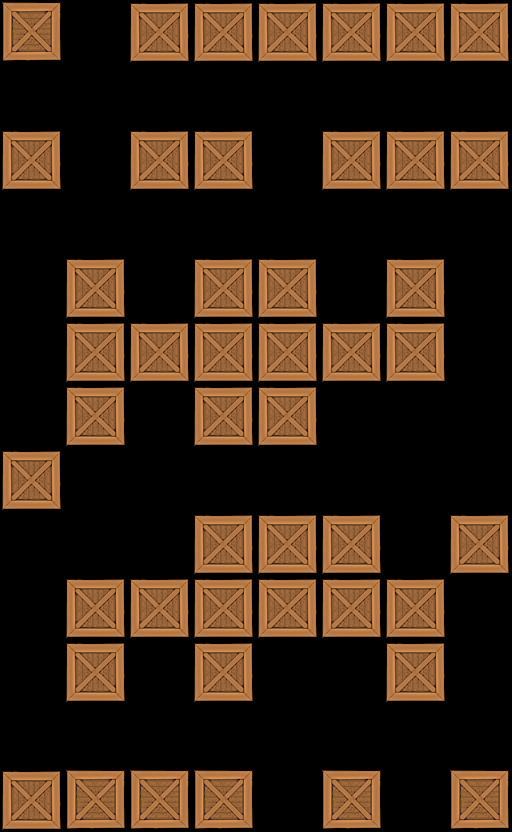

Below is a game level as drawn by its tile map, then a one-line description and the .tmx that defines it (tile-layer data replaced by summaries):
An orthogonal 8x13 tile map with 64x64 px tiles, 1 tile layer (Tile Layer 1).

<map version="1.0" orientation="orthogonal" width="8" height="13" tilewidth="64" tileheight="64">
 <tileset firstgid="1" name="crate" tilewidth="64" tileheight="64">
  <image source="../../crate4.png" width="64" height="64" />
 </tileset>
 <layer name="Tile Layer 1" width="8" height="13">
  <data>[104 cells, 46 non-empty, 1 distinct tile ids]</data>
 </layer>
</map>
